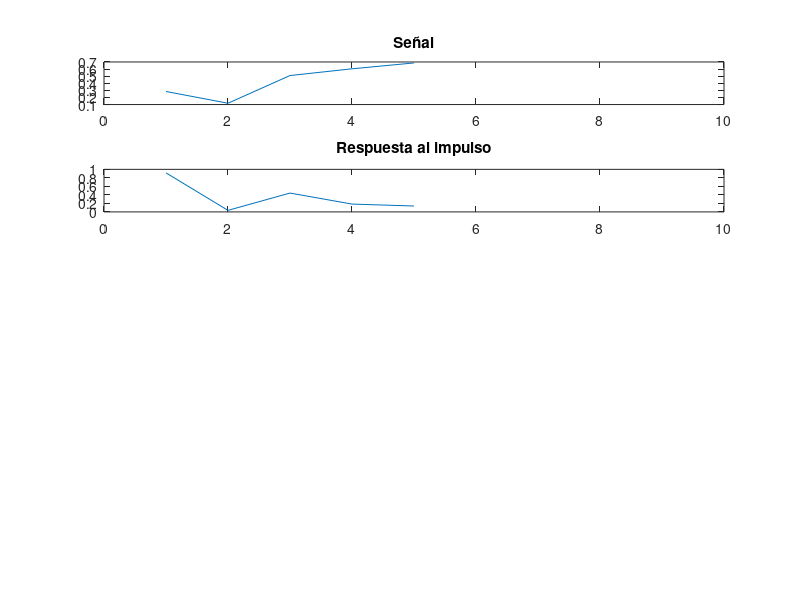

This chart was generated by the following MATLAB code: (Note: this script raises an error after producing the figure.)
clear all; clc;
size_x = 5;
size_h = 5;
size_y = size_x+size_h-1;
t = 1:size_y;

x = rand(1,size_x)
%h = zeros(1,size_h); h(1)=1;
h = rand(1,size_h)

subplot(5,1,1)
plot(t(1:size_x),x)
axis([0 10])
title('Señal')

subplot(5,1,2)
plot(t(1:size_h),h)
axis([0 10])
title('Respuesta al impulso')

y_convlineal = convolucion_lineal(x,h)

subplot(5,1,3)
plot(t,y_convlineal)
axis([0 10])
title('Mi convolucion')

y_conv = conv(x,h)

subplot(5,1,4)
plot(t,y_conv)
axis([0 10])
title('Convolucion Octave')


% FILTRO %

y_filtro = filter(h,1,x)

subplot(5,1,5)
plot(t(1:5),y_filtro)
axis([0 10])
title('Filtro')

% El filtro genera la ecuación en diferencias descripta en el tp, por lo que
% la salida está limitada a los primeros n valores, así que logra imitar
% la convolución hasta n.



